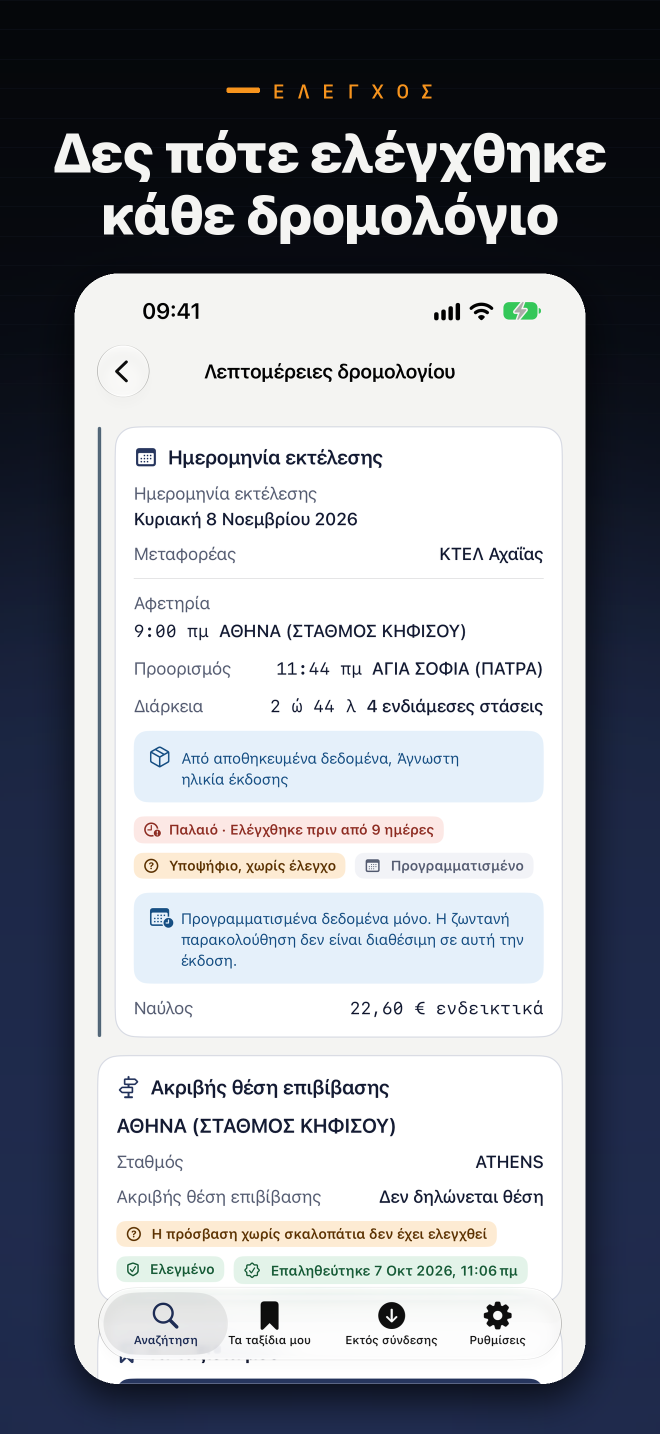
#> input picture apps/ios/AppStore/marketing/el/iphone/2-journey.png, 1320 x 2868 px (shown at 1/2 size)
$ python ios-marketing-shots.py
#> lines starting #> are read from the running program, lines starting #| are printed output that depends on the picture; after the words box and inside, x2 and y2 are one past the last pixel; in counts of white or black regions, pixels touching at a corner belong together
"""Frames the iOS App Store screenshots into marketing images.

Reads apps/ios/AppStore/screenshots/<lang>/<device>/*.png (from
scripts/ios-app-store-screenshots.sh) and writes
apps/ios/AppStore/marketing/<lang>/<device>/ at the exact App Store sizes:
iPhone 6.9" 1320x2868 and iPad 13" 2064x2752.

The frame is the departures board the product is built as: the night field,
board amber on the kicker, white type for the one headline. The screenshot
itself is untouched apart from rounded corners, so it still shows the running
app and its real data.

    uv run --with pillow python3 scripts/ios-marketing-shots.py
"""
import pathlib

from PIL import Image, ImageChops, ImageDraw, ImageFilter, ImageFont

ROOT = pathlib.Path(__file__).resolve().parent.parent
STORE = ROOT / "apps" / "ios" / "AppStore"
SRC = STORE / "screenshots"
OUT = STORE / "marketing"
SANS = "/System/Library/Fonts/SFNS.ttf"
MONO = "/System/Library/Fonts/SFNSMono.ttf"

SIZES = {"iphone": (1320, 2868), "ipad": (2064, 2752)}

# design/tokens/odivrelo.tokens.json
NIGHT, NAVY, DEEP = (5, 7, 10), (15, 20, 36), (31, 43, 77)
AMBER = (247, 148, 29)
WHITE, MUTED = (244, 244, 242), (142, 151, 178)

# One headline per screen, keyed by the screenshot's file stem. The kicker is
# set like a column heading on a departures board.
CAPTIONS = {
    "en": {
        "1-results": ("DEPARTURES", "Every coach,\none search"),
        "2-journey": ("CHECKED", "See when each time\nwas last checked"),
        "3-route": ("ROUTE", "Know the stop\nyou board at"),
        "4-search": ("SEARCH", "Greece by coach,\nwith certainty"),
    },
    "el": {
        "1-results": ("ΑΝΑΧΩΡΗΣΕΙΣ", "Κάθε λεωφορείο,\nμία αναζήτηση"),
        "2-journey": ("ΕΛΕΓΧΟΣ", "Δες πότε ελέγχθηκε\nκάθε δρομολόγιο"),
        "3-route": ("ΔΙΑΔΡΟΜΗ", "Μάθε τη στάση\nόπου ανεβαίνεις"),
        "4-search": ("ΑΝΑΖΗΤΗΣΗ", "Η Ελλάδα με\nλεωφορείο, σίγουρα"),
    },
}


def font(path, size, weight=None):
    f = ImageFont.truetype(path, size)
    if weight:
        try:
            f.set_variation_by_name(weight)
        except Exception:
            pass
    return f


def background(w, h):
    # Night at the top, navy at the foot: a 1 px column, stretched.
#> called with w = 1320, h = 2868
    column = Image.new("RGB", (1, 256))
    for y in range(256):
        t = y / 255
        column.putpixel((0, y), tuple(round(NIGHT[i] + (NAVY[i] - NIGHT[i]) * t) for i in range(3)))
    img = column.resize((w, h), Image.BILINEAR)
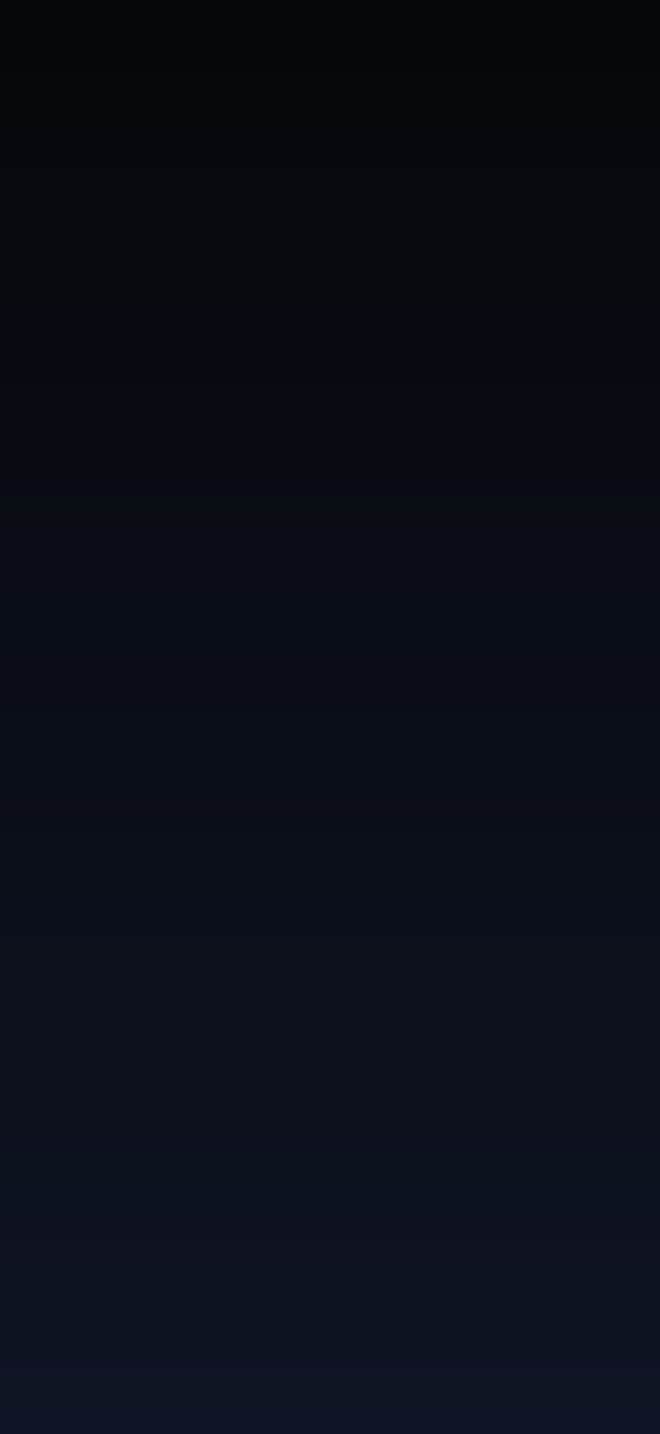
#> img: PIL image 1320x2868 RGB (shown at 1/2 size); mean R, G, B 10, 13.5, 23
    # One soft deep-blue glow behind the screenshot, so the card lifts off the field.
    glow = Image.new("RGB", (w, h), (0, 0, 0))
#> glow: PIL image 1320x2868 RGB; every value is 0
    ImageDraw.Draw(glow).ellipse((-w * 0.2, h * 0.3, w * 1.2, h * 1.1), fill=DEEP)
    small = glow.resize((w // 8, h // 8)).filter(ImageFilter.GaussianBlur(w * 0.2 / 8)).resize((w, h), Image.BILINEAR)
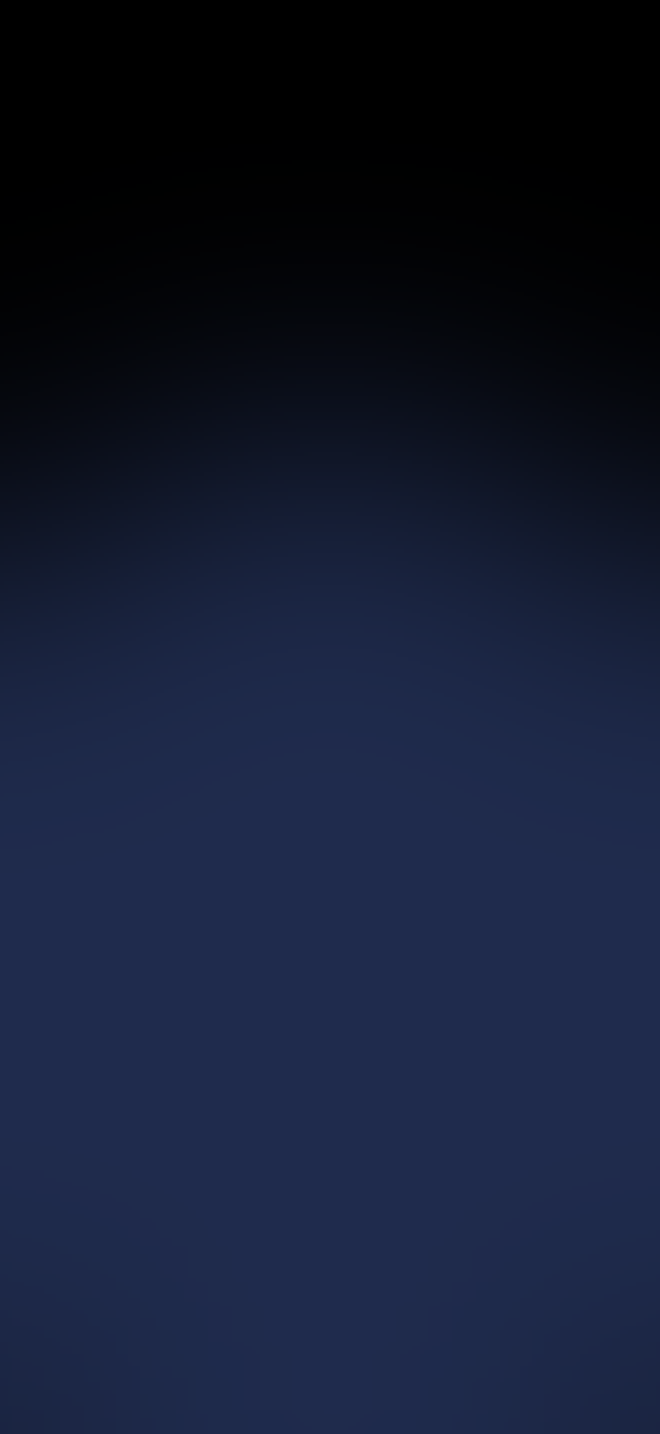
#> small: PIL image 1320x2868 RGB (shown at 1/2 size); mean R, G, B 20.2, 28, 50.2
    img = ImageChops.add(img, small.point(lambda v: int(v * 0.6)))
    # Faint board rules across the head of the frame, the way a departures
    # board is ruled into rows.
    d = ImageDraw.Draw(img)
    step = round(w * 0.045)
    for y in range(0, round(h * 0.3), step):
        d.line((0, y, w, y), fill=(14, 18, 28), width=max(1, w // 900))
    return img


def rounded(img, radius):
    mask = Image.new("L", img.size, 0)
    ImageDraw.Draw(mask).rounded_rectangle((0, 0, img.width - 1, img.height - 1), radius, fill=255)
    out = Image.new("RGBA", img.size)
    out.paste(img, (0, 0), mask)
    return out, mask


def compose(shot_path, device, kicker, title):
    w, h = SIZES[device]
    canvas = background(w, h).convert("RGBA")
    d = ImageDraw.Draw(canvas)
    phone = device == "iphone"

    # Greek runs longer than English, so a headline shrinks until its widest
    # line keeps a clear margin on both sides.
    size = round(w * (0.083 if phone else 0.058))
    while True:
        title_font = font(SANS, size, "Heavy")
        if max(d.textlength(line, font=title_font) for line in title.split("\n")) <= w * 0.84:
            break
        size -= 2
#> after the loop, size = 108
    kicker_font = font(MONO, round(w * (0.030 if phone else 0.021)), "Semibold")

    # Kicker: amber, letter-spaced, with a short amber bar before it.
    y = round(h * (0.055 if phone else 0.05))
    spaced = " ".join(kicker)
    kw = d.textlength(spaced, font=kicker_font)
#> kw = 269.9
    bar = round(w * 0.05)
    gap = round(w * 0.02)
    x = (w - (bar + gap + kw)) / 2
#> x = 479.1
    bar_y = y + kicker_font.size * 0.55
    d.rounded_rectangle((x, bar_y - w * 0.004, x + bar, bar_y + w * 0.004), radius=3, fill=AMBER)
    d.text((x + bar + gap, y), spaced, font=kicker_font, fill=AMBER)
    y += round(kicker_font.size * 2.0)

    for line in title.split("\n"):
        tw = d.textlength(line, font=title_font)
        d.text(((w - tw) / 2, y), line, font=title_font, fill=WHITE)
        y += round(title_font.size * 1.13)
#> this loop made 2 passes
#> tw on passes 1 to 2: 1100.6, 921.6
#> after the loop, y = 482
    y += round(title_font.size * 0.55)
#> y = 541

    shot = Image.open(shot_path).convert("RGB")
#> shot is the input picture: PIL image 1320x2868 RGB; mean R, G, B 152.1, 155.1, 161.4
    pad = round(w * (0.09 if phone else 0.08))
    scale = min((w - 2 * pad) / shot.width, (h - y - round(h * 0.035)) / shot.height)
#> scale = 0.776
    if not phone:
        # The iPad card runs off the foot of the frame, like Apple's own pages.
        scale = (w - 2 * pad) / shot.width
    shot = shot.resize((round(shot.width * scale), round(shot.height * scale)), Image.LANCZOS)
#> shot: PIL image 1025x2227 RGB
    radius = round(shot.width * (0.085 if phone else 0.03))
#> radius = 87
    card, mask = rounded(shot, radius)
#> in rounded, `mask = Image.new("L", img.size, 0)`: mask: PIL image 1025x2227 L; every value is 0
#> in rounded, `ImageDraw.Draw(mask).rounded_rectangle((0, 0, img.width - 1, img.heigh..`:
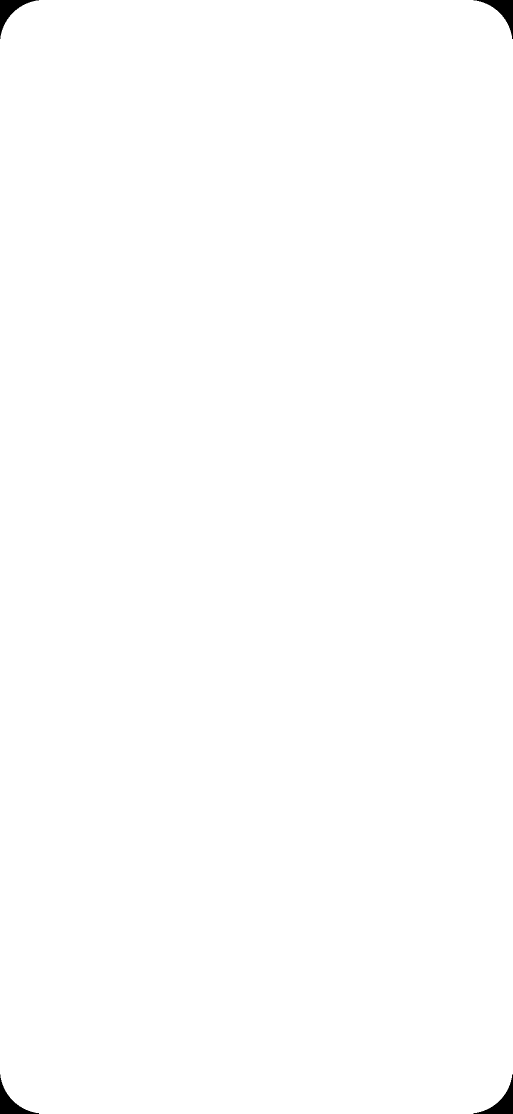
#> mask: PIL image 1025x2227 L (shown at 1/2 size); 99.7% white; 4 black regions, box (x1, y1, x2, y2) and area: (0, 0, 78, 78) 1648, (947, 0, 1025, 78) 1648, (0, 2149, 78, 2227) 1648, (947, 2149, 1025, 2227) 1648
#> in rounded, `out = Image.new("RGBA", img.size)`: out: PIL image 1025x2227 RGBA; every value is 0

    x = (w - card.width) // 2
#> x = 147
    shadow = Image.new("RGBA", canvas.size, (0, 0, 0, 0))
#> shadow: PIL image 1320x2868 RGBA; every value is 0
    shadow_mask = Image.new("L", canvas.size, 0)
#> shadow_mask: PIL image 1320x2868 L; every value is 0
    shadow_mask.paste(mask, (x, y + round(w * 0.02)))
#> shadow_mask: PIL image 1320x2868 L; 60.1% white; 1 black region, box (x1, y1, x2, y2) and area: (0, 0, 1320, 2868) 1509677
    blurred = shadow_mask.resize((w // 4, h // 4)).filter(ImageFilter.GaussianBlur(w * 0.03 / 4)).resize((w, h), Image.BILINEAR)
    shadow.putalpha(blurred.point(lambda a: int(a * 0.8)))
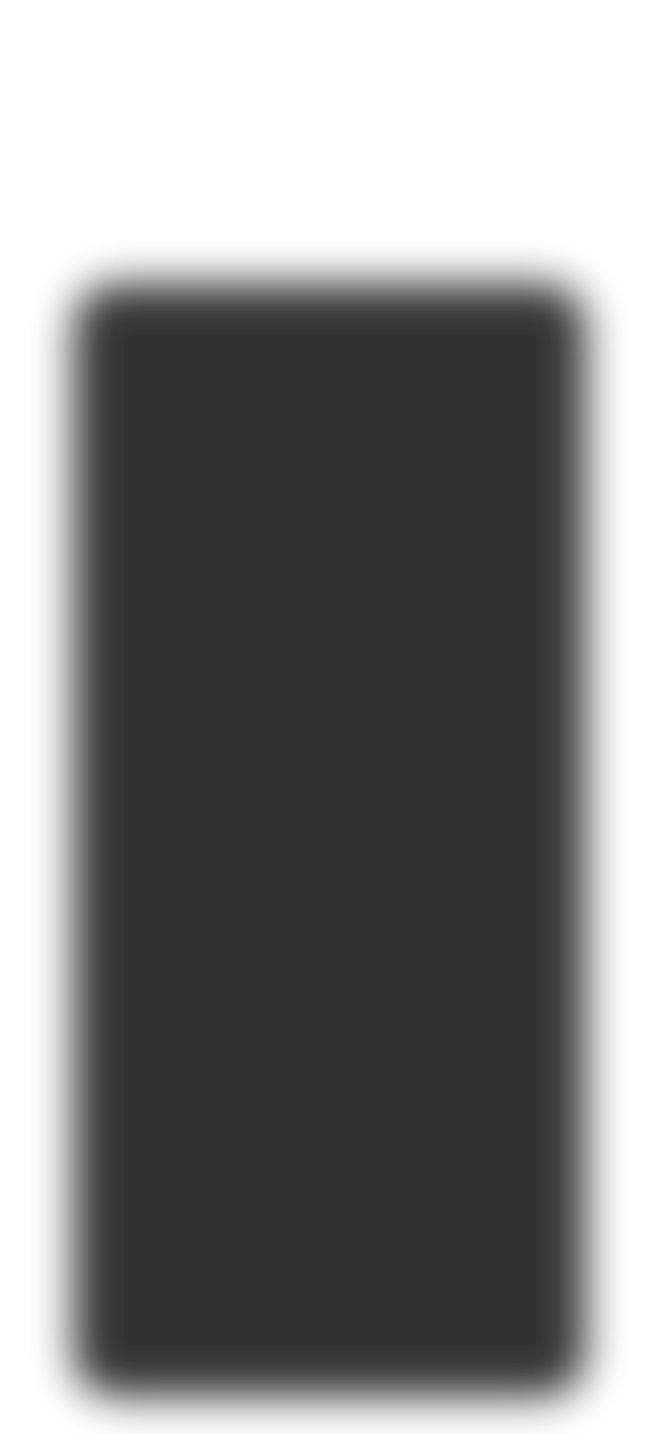
#> shadow: PIL image 1320x2868 RGBA (shown at 1/2 size); mean R, G, B, A 0, 0, 0, 122.5; transparent parts drawn white
    canvas = Image.alpha_composite(canvas, shadow)
    edge = Image.new("RGBA", card.size, (0, 0, 0, 0))
    ImageDraw.Draw(edge).rounded_rectangle((0, 0, card.width - 1, card.height - 1), radius,
                                           outline=(255, 255, 255, 60), width=max(2, w // 450))
    canvas.alpha_composite(card, (x, y))
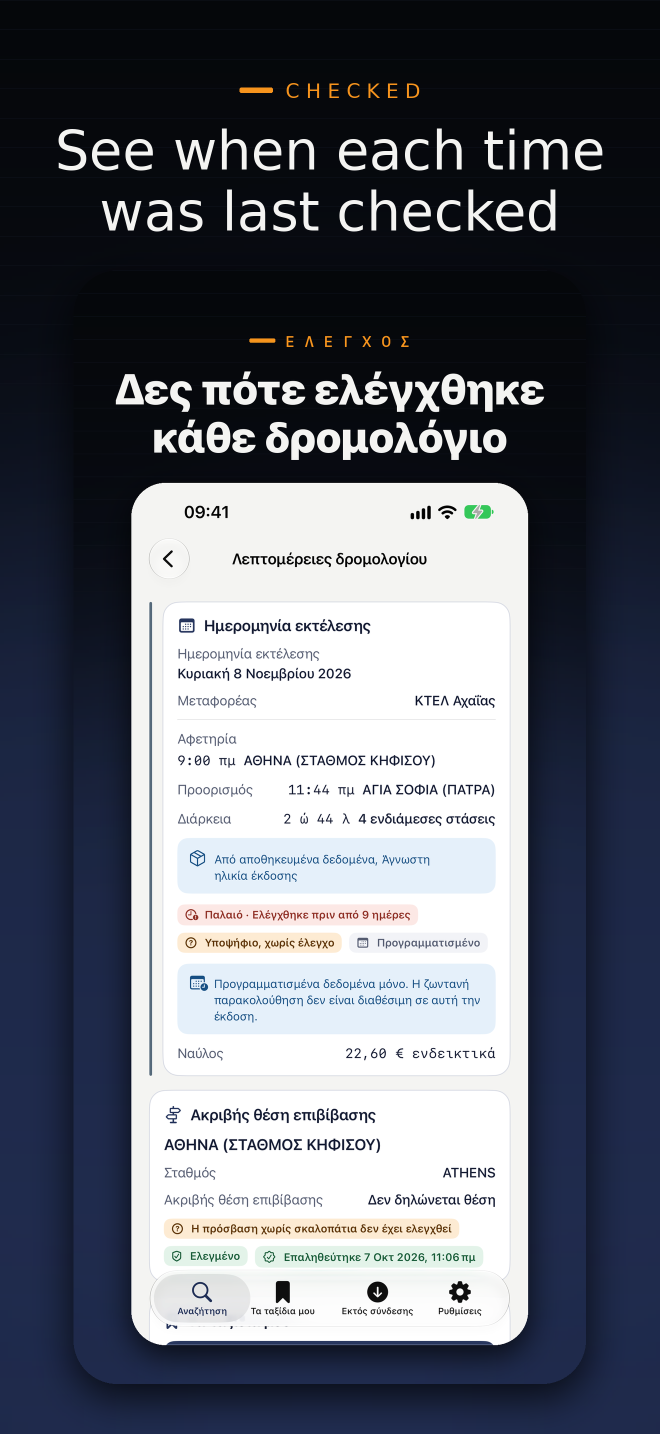
#> canvas: PIL image 1320x2868 RGBA (shown at 1/2 size); mean R, G, B, A 100.4, 104.4, 114, 255
    canvas.alpha_composite(edge, (x, y))
    # App Store screenshots must have no alpha channel.
    return canvas.convert("RGB")


def main():
    for lang, captions in CAPTIONS.items():
        for device in SIZES:
            src_dir, out_dir = SRC / lang / device, OUT / lang / device
            shots = sorted(src_dir.glob("*.png"))
            if not shots:
                continue
            out_dir.mkdir(parents=True, exist_ok=True)
            for old in out_dir.glob("*.png"):
                old.unlink()
            for shot in shots:
                kicker, title = captions[shot.stem]
                image = compose(shot, device, kicker, title)
                assert image.size == SIZES[device], image.size
                image.save(out_dir / shot.name, optimize=True)
                print(out_dir.relative_to(ROOT) / shot.name)


if __name__ == "__main__":
#> (the run stopped early here; a loop or call above may not have finished)
